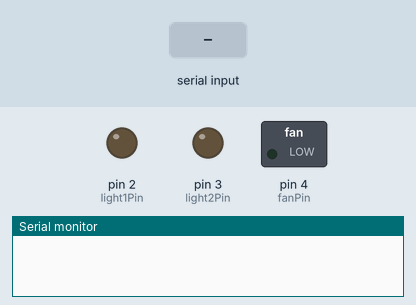
Recording of a sketch running on a simulated Arduino Uno, built with avr-gcc and run on an emulated ATmega328P. Parts: switched loads named in the sketch (green lamp = pin HIGH), output pins drawn as LEDs (lit = HIGH), the last lines printed to the serial monitor. The test bench sets the inputs (shaded band).

Above: at 1.2 s.
1.3 s: "1" received over Serial
At 1.8 s:
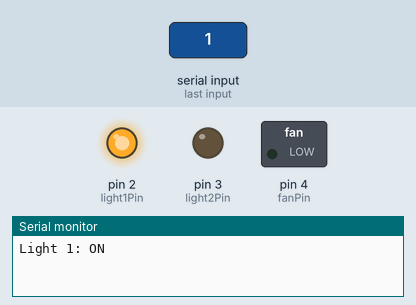
2.8 s: "F" received over Serial
At 4.0 s:
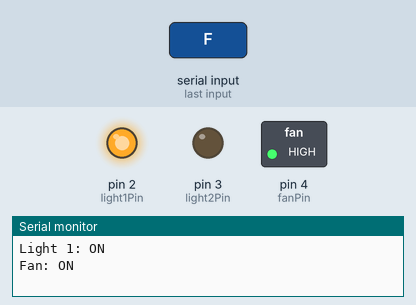
4.3 s: "2" received over Serial
At 5.3 s:
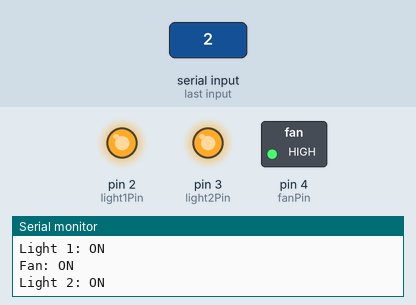
5.8 s: "1" received over Serial
At 6.4 s:
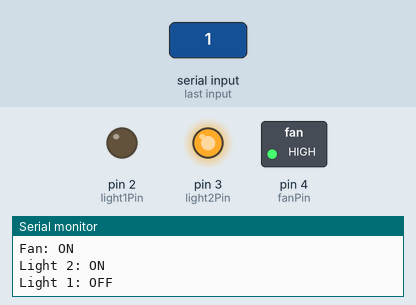
7.3 s: "F" received over Serial
At 7.6 s:
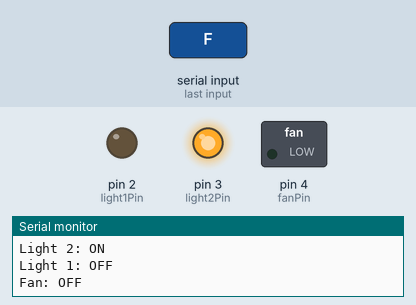
Timing chart, 0 to 9.8 s (numbered marks = the images above; inputs shaded):
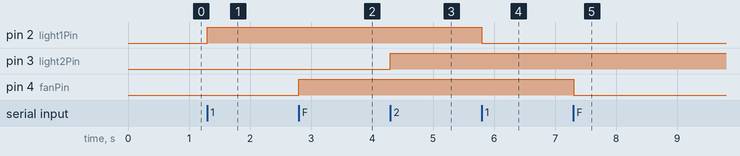

The sketch:

homeAutomation.ino
```cpp
// Pin assignments for relays
const int light1Pin = 2;
const int light2Pin = 3;
const int fanPin = 4;

// Variables to store the current state of lights and fan
bool light1State = false;
bool light2State = false;
bool fanState = false;

void setup() {
  // Set relay pins as output
  pinMode(light1Pin, OUTPUT);
  pinMode(light2Pin, OUTPUT);
  pinMode(fanPin, OUTPUT);

  // Initially turn off lights and fan
  digitalWrite(light1Pin, LOW);
  digitalWrite(light2Pin, LOW);
  digitalWrite(fanPin, LOW);

  // Serial communication for debugging
  Serial.begin(9600);
}

void loop() {
  // Check for incoming serial data
  if (Serial.available() > 0) {
    char command = Serial.read();

    // Process the received command
    switch (command) {
      case '1':
        toggleLight(1);
        break;
      case '2':
        toggleLight(2);
        break;
      case 'F':
        toggleFan();
        break;
      default:
        break;
    }
  }
}

// Function to toggle the state of a light
void toggleLight(int lightNum) {
  bool* lightState;
  int relayPin;

  // Determine the light based on the parameter
  switch (lightNum) {
    case 1:
      lightState = &light1State;
      relayPin = light1Pin;
      break;
    case 2:
      lightState = &light2State;
      relayPin = light2Pin;
      break;
    default:
      return;
  }

  // Toggle the state of the light
  *lightState = !(*lightState);
  digitalWrite(relayPin, *lightState ? HIGH : LOW);

  // Print the current state of the light
  Serial.print("Light ");
  Serial.print(lightNum);
  Serial.print(": ");
  Serial.println(*lightState ? "ON" : "OFF");
}

// Function to toggle the state of the fan
void toggleFan() {
  fanState = !fanState;
  digitalWrite(fanPin, fanState ? HIGH : LOW);

  // Print the current state of the fan
  Serial.print("Fan: ");
  Serial.println(fanState ? "ON" : "OFF");
}
```

Measured:
- after the input at 1.3 s, pin 2 (light1Pin): LOW → HIGH at once
- after the input at 2.8 s, pin 4 (fanPin): LOW → HIGH at once
- after the input at 4.3 s, pin 3 (light2Pin): LOW → HIGH at once
- after the input at 5.8 s, pin 2 (light1Pin): HIGH → LOW at once
- after the input at 7.3 s, pin 4 (fanPin): HIGH → LOW at once
